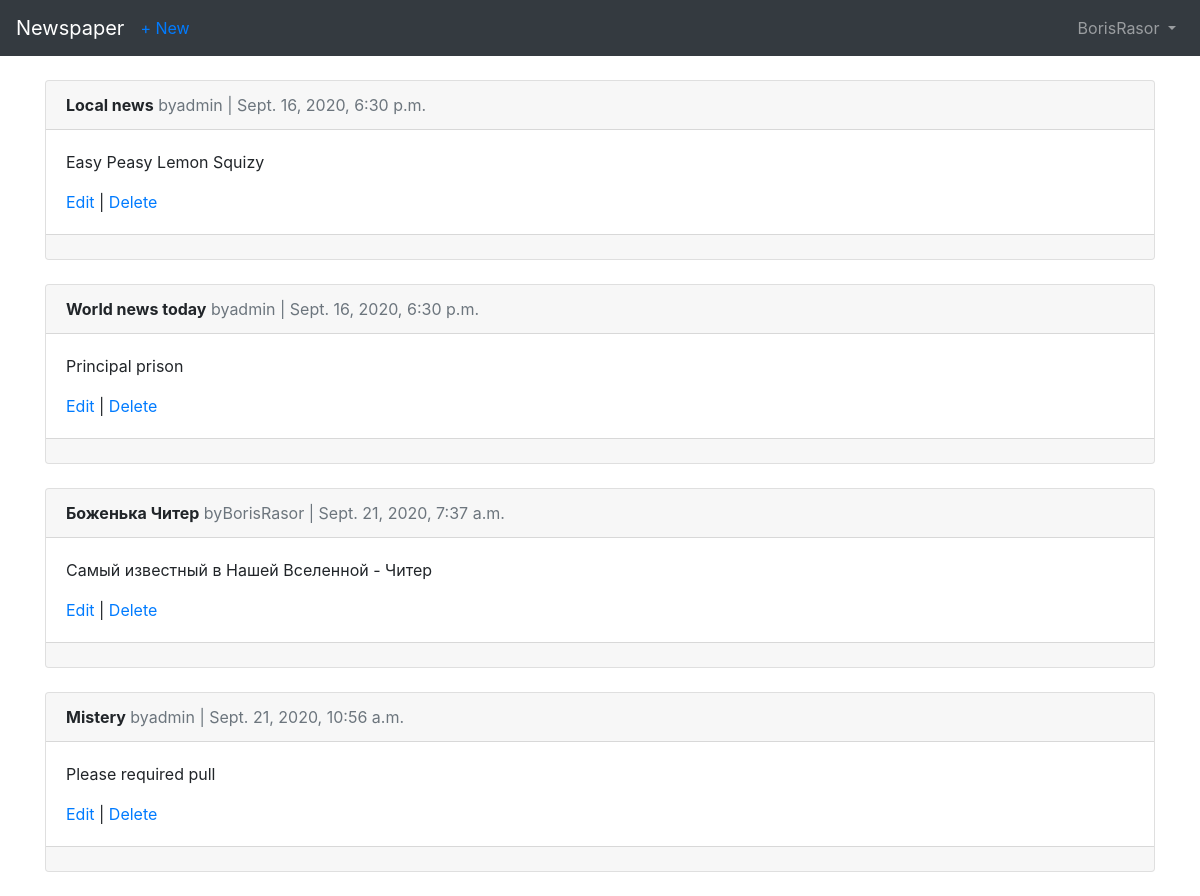
/articles/ (signed in), run on an earlier commit of the app's database.
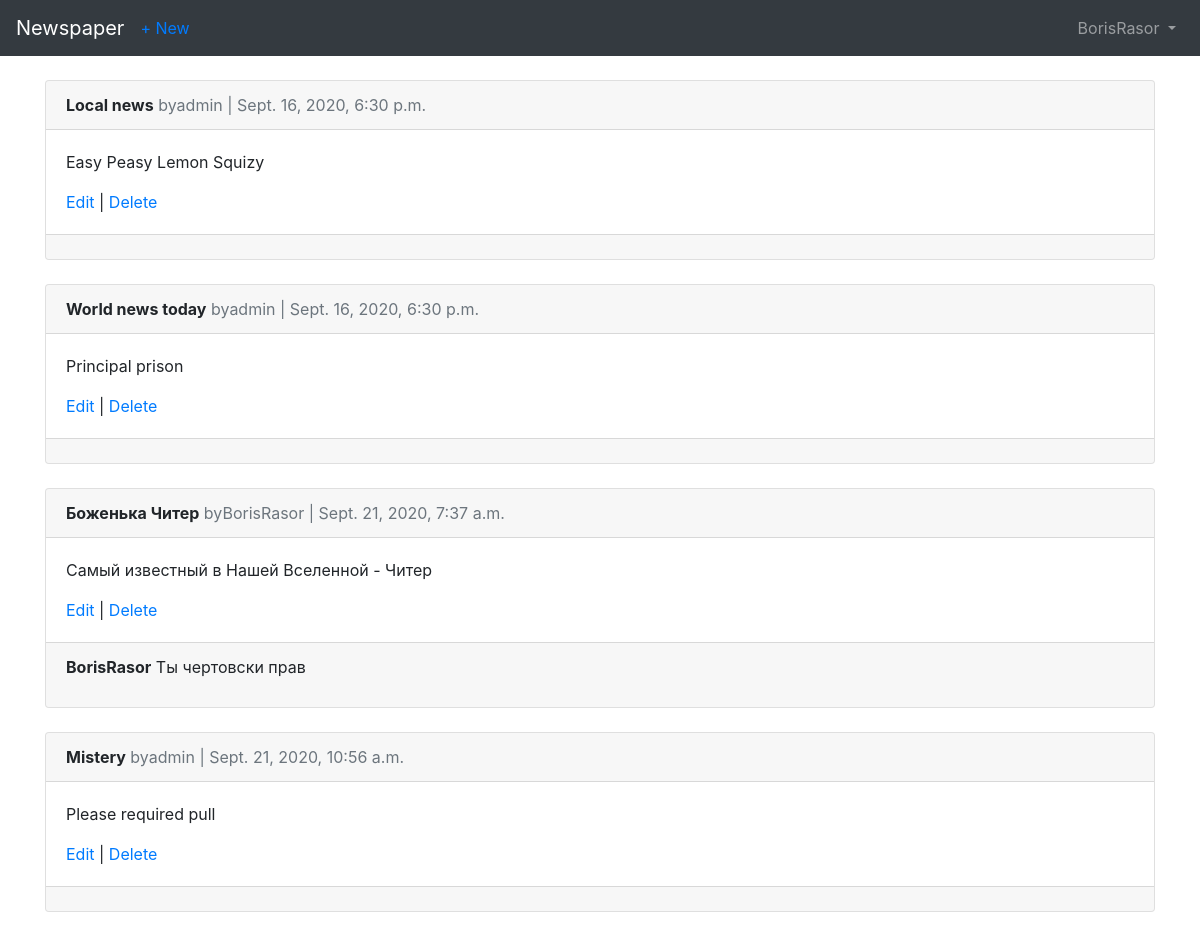
And on a later commit of the database.
### articles/models.py (models this page shows, shortened)
class Article(models.Model):
    title = models.CharField(max_length=255)
    body = models.TextField()
    date = models.DateTimeField(auto_now_add=True)
    author = models.ForeignKey(
        settings.AUTH_USER_MODEL,
        on_delete=models.CASCADE,
    )

class Comment(models.Model):
    article = models.ForeignKey(Article,
    on_delete=models.CASCADE,
    related_name='comments'
    )
    comment = models.CharField(max_length=140)
    author = models.ForeignKey(
        settings.AUTH_USER_MODEL,
        on_delete=models.CASCADE,
    )
    def __str__(self):
        return self.comment

### users/models.py (models this page shows)
class CustomUser(AbstractUser):
    age = models.PositiveIntegerField(default=0)

### articles/views.py (the view)
# urls.py: path('', views.ArticleListView.as_view(), name='article_list'),
class ArticleListView(LoginRequiredMixin, ListView):
    model = models.Article
    template_name = 'article_list.html'
    login_url = 'login'

### templates/article_list.html (shortened to what this page needs)
{% extends 'base.html' %}
{% block content %}
{% for article in object_list %}
<div class="card">
    <div class="card-header">
        <span class="font-weight-bold">{{ article.title }}</span>
        <span class="text-muted">by{{ article.author }} | {{ article.date }}</span>
    </div>
    <div class="card-body">
        <p>{{ article.body }}</p>
        <a href="{% url 'article_edit' article.pk %}">Edit</a> |
        <a href="{% url 'article_delete' article.pk %}">Delete</a>
    </div>
    <div class="card-footer">
        {% for comment in article.comments.all %}
        <p>
            <span class="font-weight-bold">{{ comment.author }}</span>
            {{ comment }}
        </p>
        {% endfor %}
    </div>
</div>
<br />
{% endfor %}
{% endblock content %}

What changed in the data, as far as the page shows it:
added Comment: author "BorisRasor", comment "Ты чертовски прав", shown under Article "Боженька Читер"
